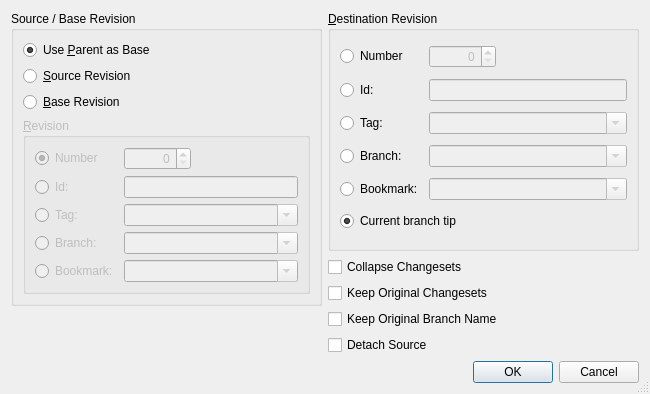
<?xml version="1.0" encoding="UTF-8"?>
<ui version="4.0">
 <class>HgRebaseDialog</class>
 <widget class="QDialog" name="HgRebaseDialog">
  <property name="geometry">
   <rect>
    <x>0</x>
    <y>0</y>
    <width>650</width>
    <height>394</height>
   </rect>
  </property>
  <property name="windowTitle">
   <string>Rebase Changesets</string>
  </property>
  <property name="sizeGripEnabled">
   <bool>true</bool>
  </property>
  <layout class="QGridLayout" name="gridLayout_3">
   <item row="0" column="0">
    <layout class="QVBoxLayout" name="verticalLayout_3">
     <item>
      <widget class="QGroupBox" name="groupBox">
       <property name="title">
        <string>Source / Base Revision</string>
       </property>
       <layout class="QVBoxLayout" name="verticalLayout">
        <item>
         <widget class="QRadioButton" name="parentButton">
          <property name="toolTip">
           <string>Select to use the parent of the working directory as the base</string>
          </property>
          <property name="text">
           <string>Use &amp;Parent as Base</string>
          </property>
          <property name="checked">
           <bool>true</bool>
          </property>
         </widget>
        </item>
        <item>
         <widget class="QRadioButton" name="sourceButton">
          <property name="toolTip">
           <string>Select to use a revision as the source</string>
          </property>
          <property name="text">
           <string>&amp;Source Revision</string>
          </property>
         </widget>
        </item>
        <item>
         <widget class="QRadioButton" name="baseButton">
          <property name="toolTip">
           <string>Select to use a revision as the base</string>
          </property>
          <property name="text">
           <string>&amp;Base Revision</string>
          </property>
         </widget>
        </item>
        <item>
         <widget class="QGroupBox" name="rev1GroupBox">
          <property name="enabled">
           <bool>false</bool>
          </property>
          <property name="title">
           <string>&amp;Revision</string>
          </property>
          <layout class="QGridLayout" name="gridLayout">
           <item row="0" column="0">
            <widget class="QRadioButton" name="number1Button">
             <property name="toolTip">
              <string>Select to specify a revision by number</string>
             </property>
             <property name="text">
              <string>Number</string>
             </property>
             <property name="checked">
              <bool>true</bool>
             </property>
            </widget>
           </item>
           <item row="0" column="1">
            <widget class="QSpinBox" name="number1SpinBox">
             <property name="toolTip">
              <string>Enter a revision number</string>
             </property>
             <property name="alignment">
              <set>Qt::AlignRight</set>
             </property>
             <property name="maximum">
              <number>999999999</number>
             </property>
            </widget>
           </item>
           <item row="0" column="2">
            <spacer>
             <property name="orientation">
              <enum>Qt::Horizontal</enum>
             </property>
             <property name="sizeHint" stdset="0">
              <size>
               <width>40</width>
               <height>20</height>
              </size>
             </property>
            </spacer>
           </item>
           <item row="1" column="0">
            <widget class="QRadioButton" name="id1Button">
             <property name="toolTip">
              <string>Select to specify a revision by changeset id</string>
             </property>
             <property name="text">
              <string>Id:</string>
             </property>
            </widget>
           </item>
           <item row="1" column="1" colspan="2">
            <widget class="QLineEdit" name="id1Edit">
             <property name="enabled">
              <bool>false</bool>
             </property>
             <property name="toolTip">
              <string>Enter a changeset id</string>
             </property>
            </widget>
           </item>
           <item row="2" column="0">
            <widget class="QRadioButton" name="tag1Button">
             <property name="toolTip">
              <string>Select to specify a revision by a tag</string>
             </property>
             <property name="text">
              <string>Tag:</string>
             </property>
            </widget>
           </item>
           <item row="2" column="1" colspan="2">
            <widget class="QComboBox" name="tag1Combo">
             <property name="enabled">
              <bool>false</bool>
             </property>
             <property name="toolTip">
              <string>Enter a tag name</string>
             </property>
             <property name="editable">
              <bool>true</bool>
             </property>
            </widget>
           </item>
           <item row="3" column="0">
            <widget class="QRadioButton" name="branch1Button">
             <property name="toolTip">
              <string>Select to specify a revision by a branch</string>
             </property>
             <property name="text">
              <string>Branch:</string>
             </property>
            </widget>
           </item>
           <item row="3" column="1" colspan="2">
            <widget class="QComboBox" name="branch1Combo">
             <property name="enabled">
              <bool>false</bool>
             </property>
             <property name="toolTip">
              <string>Enter a branch name</string>
             </property>
             <property name="editable">
              <bool>true</bool>
             </property>
            </widget>
           </item>
           <item row="4" column="0">
            <widget class="QRadioButton" name="bookmark1Button">
             <property name="toolTip">
              <string>Select to specify a revision by a bookmark</string>
             </property>
             <property name="text">
              <string>Bookmark:</string>
             </property>
            </widget>
           </item>
           <item row="4" column="1" colspan="2">
            <widget class="QComboBox" name="bookmark1Combo">
             <property name="enabled">
              <bool>false</bool>
             </property>
             <property name="sizePolicy">
              <sizepolicy hsizetype="Expanding" vsizetype="Fixed">
               <horstretch>0</horstretch>
               <verstretch>0</verstretch>
              </sizepolicy>
             </property>
             <property name="toolTip">
              <string>Enter a bookmark name</string>
             </property>
             <property name="editable">
              <bool>true</bool>
             </property>
            </widget>
           </item>
          </layout>
         </widget>
        </item>
       </layout>
      </widget>
     </item>
     <item>
      <spacer name="verticalSpacer">
       <property name="orientation">
        <enum>Qt::Vertical</enum>
       </property>
       <property name="sizeHint" stdset="0">
        <size>
         <width>20</width>
         <height>18</height>
        </size>
       </property>
      </spacer>
     </item>
    </layout>
   </item>
   <item row="0" column="1">
    <layout class="QVBoxLayout" name="verticalLayout_2">
     <item>
      <widget class="QGroupBox" name="rev2GroupBox">
       <property name="title">
        <string>&amp;Destination Revision</string>
       </property>
       <layout class="QGridLayout" name="gridLayout_2">
        <item row="0" column="0">
         <widget class="QRadioButton" name="number2Button">
          <property name="toolTip">
           <string>Select to specify a revision by number</string>
          </property>
          <property name="text">
           <string>Number</string>
          </property>
         </widget>
        </item>
        <item row="0" column="1">
         <widget class="QSpinBox" name="number2SpinBox">
          <property name="enabled">
           <bool>false</bool>
          </property>
          <property name="toolTip">
           <string>Enter a revision number</string>
          </property>
          <property name="alignment">
           <set>Qt::AlignRight</set>
          </property>
          <property name="maximum">
           <number>999999999</number>
          </property>
         </widget>
        </item>
        <item row="0" column="2">
         <spacer>
          <property name="orientation">
           <enum>Qt::Horizontal</enum>
          </property>
          <property name="sizeHint" stdset="0">
           <size>
            <width>40</width>
            <height>20</height>
           </size>
          </property>
         </spacer>
        </item>
        <item row="1" column="0">
         <widget class="QRadioButton" name="id2Button">
          <property name="toolTip">
           <string>Select to specify a revision by changeset id</string>
          </property>
          <property name="text">
           <string>Id:</string>
          </property>
         </widget>
        </item>
        <item row="1" column="1" colspan="2">
         <widget class="QLineEdit" name="id2Edit">
          <property name="enabled">
           <bool>false</bool>
          </property>
          <property name="toolTip">
           <string>Enter a changeset id</string>
          </property>
         </widget>
        </item>
        <item row="2" column="0">
         <widget class="QRadioButton" name="tag2Button">
          <property name="toolTip">
           <string>Select to specify a revision by a tag</string>
          </property>
          <property name="text">
           <string>Tag:</string>
          </property>
         </widget>
        </item>
        <item row="2" column="1" colspan="2">
         <widget class="QComboBox" name="tag2Combo">
          <property name="enabled">
           <bool>false</bool>
          </property>
          <property name="toolTip">
           <string>Enter a tag name</string>
          </property>
          <property name="editable">
           <bool>true</bool>
          </property>
         </widget>
        </item>
        <item row="3" column="0">
         <widget class="QRadioButton" name="branch2Button">
          <property name="toolTip">
           <string>Select to specify a revision by a branch</string>
          </property>
          <property name="text">
           <string>Branch:</string>
          </property>
         </widget>
        </item>
        <item row="3" column="1" colspan="2">
         <widget class="QComboBox" name="branch2Combo">
          <property name="enabled">
           <bool>false</bool>
          </property>
          <property name="toolTip">
           <string>Enter a branch name</string>
          </property>
          <property name="editable">
           <bool>true</bool>
          </property>
         </widget>
        </item>
        <item row="4" column="0">
         <widget class="QRadioButton" name="bookmark2Button">
          <property name="toolTip">
           <string>Select to specify a revision by a bookmark</string>
          </property>
          <property name="text">
           <string>Bookmark:</string>
          </property>
         </widget>
        </item>
        <item row="4" column="1" colspan="2">
         <widget class="QComboBox" name="bookmark2Combo">
          <property name="enabled">
           <bool>false</bool>
          </property>
          <property name="sizePolicy">
           <sizepolicy hsizetype="Expanding" vsizetype="Fixed">
            <horstretch>0</horstretch>
            <verstretch>0</verstretch>
           </sizepolicy>
          </property>
          <property name="toolTip">
           <string>Enter a bookmark name</string>
          </property>
          <property name="editable">
           <bool>true</bool>
          </property>
         </widget>
        </item>
        <item row="5" column="0" colspan="3">
         <widget class="QRadioButton" name="tip2Button">
          <property name="toolTip">
           <string>Select tip revision of repository</string>
          </property>
          <property name="text">
           <string>Current branch tip</string>
          </property>
          <property name="checked">
           <bool>true</bool>
          </property>
         </widget>
        </item>
       </layout>
      </widget>
     </item>
     <item>
      <widget class="QCheckBox" name="collapseCheckBox">
       <property name="toolTip">
        <string>Select to collapse the rebased changesets</string>
       </property>
       <property name="text">
        <string>Collapse Changesets</string>
       </property>
      </widget>
     </item>
     <item>
      <widget class="QCheckBox" name="keepChangesetsCheckBox">
       <property name="toolTip">
        <string>Select to keep the original changesets</string>
       </property>
       <property name="text">
        <string>Keep Original Changesets</string>
       </property>
      </widget>
     </item>
     <item>
      <widget class="QCheckBox" name="keepBranchCheckBox">
       <property name="toolTip">
        <string>Select to keep the original branch names</string>
       </property>
       <property name="text">
        <string>Keep Original Branch Name</string>
       </property>
      </widget>
     </item>
     <item>
      <widget class="QCheckBox" name="detachCheckBox">
       <property name="toolTip">
        <string>Select to detach the source from its original branch</string>
       </property>
       <property name="text">
        <string>Detach Source</string>
       </property>
      </widget>
     </item>
    </layout>
   </item>
   <item row="1" column="0" colspan="2">
    <widget class="QDialogButtonBox" name="buttonBox">
     <property name="orientation">
      <enum>Qt::Horizontal</enum>
     </property>
     <property name="standardButtons">
      <set>QDialogButtonBox::Cancel|QDialogButtonBox::Ok</set>
     </property>
    </widget>
   </item>
  </layout>
 </widget>
 <pixmapfunction>qPixmapFromMimeSource</pixmapfunction>
 <tabstops>
  <tabstop>parentButton</tabstop>
  <tabstop>sourceButton</tabstop>
  <tabstop>baseButton</tabstop>
  <tabstop>number1Button</tabstop>
  <tabstop>number1SpinBox</tabstop>
  <tabstop>id1Button</tabstop>
  <tabstop>id1Edit</tabstop>
  <tabstop>tag1Button</tabstop>
  <tabstop>tag1Combo</tabstop>
  <tabstop>branch1Button</tabstop>
  <tabstop>branch1Combo</tabstop>
  <tabstop>bookmark1Button</tabstop>
  <tabstop>bookmark1Combo</tabstop>
  <tabstop>number2Button</tabstop>
  <tabstop>number2SpinBox</tabstop>
  <tabstop>id2Button</tabstop>
  <tabstop>id2Edit</tabstop>
  <tabstop>tag2Button</tabstop>
  <tabstop>tag2Combo</tabstop>
  <tabstop>branch2Button</tabstop>
  <tabstop>branch2Combo</tabstop>
  <tabstop>bookmark2Button</tabstop>
  <tabstop>bookmark2Combo</tabstop>
  <tabstop>tip2Button</tabstop>
  <tabstop>collapseCheckBox</tabstop>
  <tabstop>keepChangesetsCheckBox</tabstop>
  <tabstop>keepBranchCheckBox</tabstop>
  <tabstop>detachCheckBox</tabstop>
  <tabstop>buttonBox</tabstop>
 </tabstops>
 <resources/>
 <connections>
  <connection>
   <sender>buttonBox</sender>
   <signal>accepted()</signal>
   <receiver>HgRebaseDialog</receiver>
   <slot>accept()</slot>
   <hints>
    <hint type="sourcelabel">
     <x>124</x>
     <y>864</y>
    </hint>
    <hint type="destinationlabel">
     <x>21</x>
     <y>143</y>
    </hint>
   </hints>
  </connection>
  <connection>
   <sender>buttonBox</sender>
   <signal>rejected()</signal>
   <receiver>HgRebaseDialog</receiver>
   <slot>reject()</slot>
   <hints>
    <hint type="sourcelabel">
     <x>176</x>
     <y>864</y>
    </hint>
    <hint type="destinationlabel">
     <x>73</x>
     <y>140</y>
    </hint>
   </hints>
  </connection>
  <connection>
   <sender>number1Button</sender>
   <signal>toggled(bool)</signal>
   <receiver>number1SpinBox</receiver>
   <slot>setEnabled(bool)</slot>
   <hints>
    <hint type="sourcelabel">
     <x>86</x>
     <y>163</y>
    </hint>
    <hint type="destinationlabel">
     <x>201</x>
     <y>164</y>
    </hint>
   </hints>
  </connection>
  <connection>
   <sender>number2Button</sender>
   <signal>toggled(bool)</signal>
   <receiver>number2SpinBox</receiver>
   <slot>setEnabled(bool)</slot>
   <hints>
    <hint type="sourcelabel">
     <x>99</x>
     <y>699</y>
    </hint>
    <hint type="destinationlabel">
     <x>204</x>
     <y>700</y>
    </hint>
   </hints>
  </connection>
  <connection>
   <sender>id1Button</sender>
   <signal>toggled(bool)</signal>
   <receiver>id1Edit</receiver>
   <slot>setEnabled(bool)</slot>
   <hints>
    <hint type="sourcelabel">
     <x>56</x>
     <y>189</y>
    </hint>
    <hint type="destinationlabel">
     <x>245</x>
     <y>190</y>
    </hint>
   </hints>
  </connection>
  <connection>
   <sender>id2Button</sender>
   <signal>toggled(bool)</signal>
   <receiver>id2Edit</receiver>
   <slot>setEnabled(bool)</slot>
   <hints>
    <hint type="sourcelabel">
     <x>95</x>
     <y>725</y>
    </hint>
    <hint type="destinationlabel">
     <x>248</x>
     <y>726</y>
    </hint>
   </hints>
  </connection>
  <connection>
   <sender>tag1Button</sender>
   <signal>toggled(bool)</signal>
   <receiver>tag1Combo</receiver>
   <slot>setEnabled(bool)</slot>
   <hints>
    <hint type="sourcelabel">
     <x>83</x>
     <y>215</y>
    </hint>
    <hint type="destinationlabel">
     <x>241</x>
     <y>216</y>
    </hint>
   </hints>
  </connection>
  <connection>
   <sender>branch1Button</sender>
   <signal>toggled(bool)</signal>
   <receiver>branch1Combo</receiver>
   <slot>setEnabled(bool)</slot>
   <hints>
    <hint type="sourcelabel">
     <x>74</x>
     <y>241</y>
    </hint>
    <hint type="destinationlabel">
     <x>229</x>
     <y>242</y>
    </hint>
   </hints>
  </connection>
  <connection>
   <sender>tag2Button</sender>
   <signal>toggled(bool)</signal>
   <receiver>tag2Combo</receiver>
   <slot>setEnabled(bool)</slot>
   <hints>
    <hint type="sourcelabel">
     <x>63</x>
     <y>751</y>
    </hint>
    <hint type="destinationlabel">
     <x>248</x>
     <y>752</y>
    </hint>
   </hints>
  </connection>
  <connection>
   <sender>branch2Button</sender>
   <signal>toggled(bool)</signal>
   <receiver>branch2Combo</receiver>
   <slot>setEnabled(bool)</slot>
   <hints>
    <hint type="sourcelabel">
     <x>100</x>
     <y>777</y>
    </hint>
    <hint type="destinationlabel">
     <x>248</x>
     <y>778</y>
    </hint>
   </hints>
  </connection>
  <connection>
   <sender>bookmark1Button</sender>
   <signal>toggled(bool)</signal>
   <receiver>bookmark1Combo</receiver>
   <slot>setEnabled(bool)</slot>
   <hints>
    <hint type="sourcelabel">
     <x>48</x>
     <y>267</y>
    </hint>
    <hint type="destinationlabel">
     <x>245</x>
     <y>268</y>
    </hint>
   </hints>
  </connection>
  <connection>
   <sender>bookmark2Button</sender>
   <signal>toggled(bool)</signal>
   <receiver>bookmark2Combo</receiver>
   <slot>setEnabled(bool)</slot>
   <hints>
    <hint type="sourcelabel">
     <x>48</x>
     <y>803</y>
    </hint>
    <hint type="destinationlabel">
     <x>248</x>
     <y>804</y>
    </hint>
   </hints>
  </connection>
  <connection>
   <sender>parentButton</sender>
   <signal>toggled(bool)</signal>
   <receiver>rev1GroupBox</receiver>
   <slot>setDisabled(bool)</slot>
   <hints>
    <hint type="sourcelabel">
     <x>139</x>
     <y>49</y>
    </hint>
    <hint type="destinationlabel">
     <x>226</x>
     <y>126</y>
    </hint>
   </hints>
  </connection>
 </connections>
</ui>
